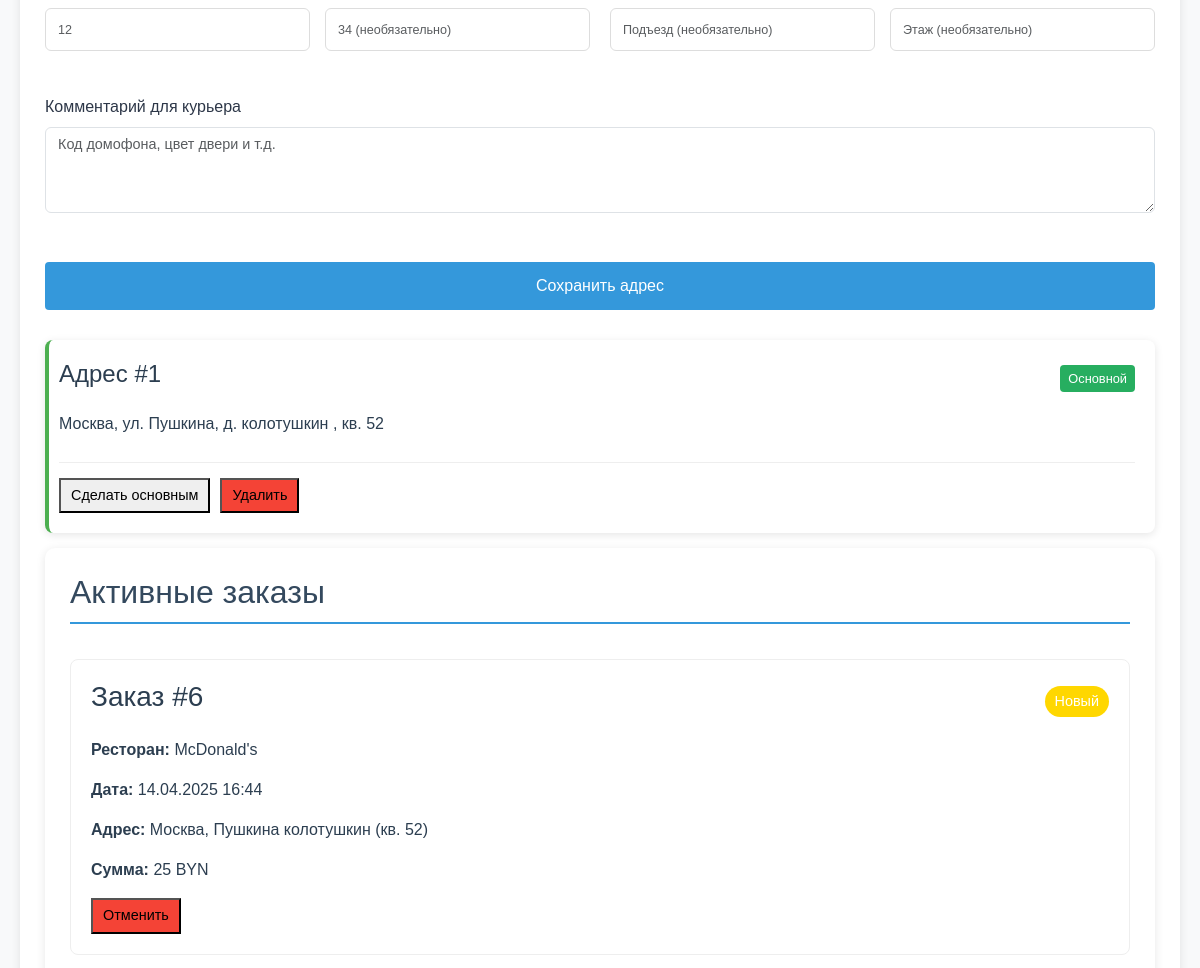
/profile/ (signed in, middle part), run on an earlier commit of the app's database.
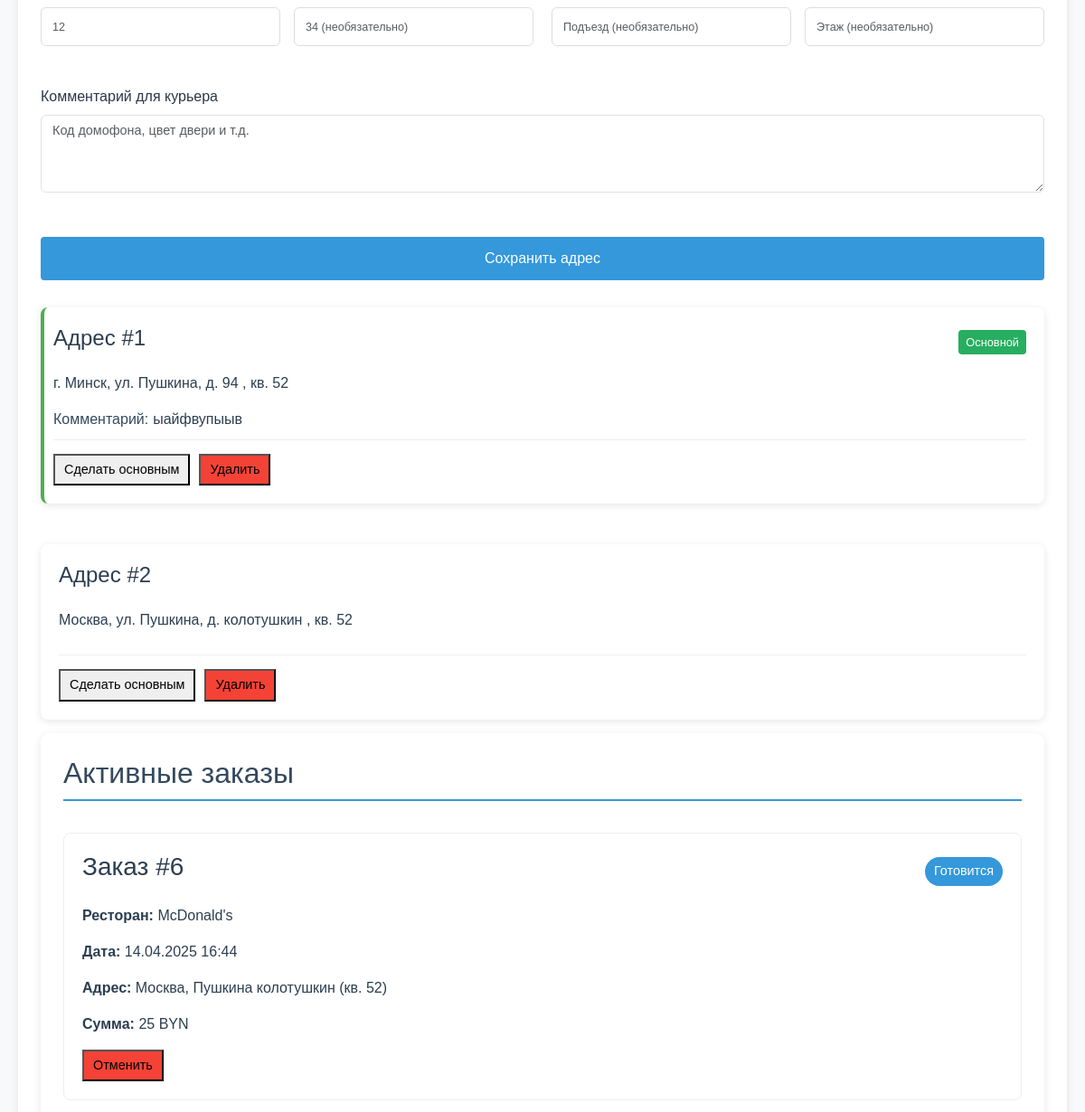
And on a later commit of the database.
### restaurants/models.py (models this page shows, shortened)
class UserAddress(models.Model):
    user = models.ForeignKey(
        CustomUser,
        on_delete=models.CASCADE,
        related_name='addresses',
        verbose_name="Пользователь"
    )
    city = models.CharField(
        max_length=100,
        verbose_name="Город"
    )
    street = models.CharField(
        max_length=100,
        verbose_name="Улица"
    )
    house = models.CharField(
        max_length=10,
        verbose_name="Дом"
    )
    apartment = models.CharField(
        max_length=10,
        blank=True,
        verbose_name="Квартира"
    )
    entrance = models.CharField(
        max_length=5,
        blank=True,
        verbose_name="Подъезд"
    )
    floor = models.CharField(
        max_length=5,
        blank=True,
        verbose_name="Этаж"
    )
    comment = models.TextField(
        blank=True,
        verbose_name="Комментарий"
    )
    is_primary = models.BooleanField(
        default=False,
        verbose_name="Основной адрес"
    )
    created_at = models.DateTimeField(
        auto_now_add=True,
        verbose_name="Дата создания"
    )
    class Meta:
        verbose_name = 'Адрес доставки'
        verbose_name_plural = 'Адреса доставки'
        ordering = ['-is_primary', '-created_at']
    def __str__(self):
        return f"{self.city}, {self.street} {self.house} (кв. {self.apartment})"

class Order(models.Model):
    STATUS_CHOICES = [
        ('new', 'Новый'),
        ('confirmed', 'Подтвержден'),
        ('preparing', 'Готовится'),
        ('ready', 'Готов к выдаче'),
        ('delivering', 'В пути'),
        ('completed', 'Завершен'),
        ('canceled', 'Отменен'),
    ]
    PAYMENT_CHOICES = [
        ('cash', 'Наличные'),
        ('card', 'Карта онлайн'),
        ('terminal', 'Карта курьеру'),
    ]
    user = models.ForeignKey(
        CustomUser,
        on_delete=models.PROTECT,
        related_name='orders',
        verbose_name="Пользователь"
    )
    restaurant = models.ForeignKey(
        Restaurant,
        on_delete=models.PROTECT,
        related_name='orders',
        verbose_name="Ресторан"
    )
    delivery_address = models.ForeignKey(
        UserAddress,
        on_delete=models.PROTECT,
        related_name='orders',
        verbose_name="Адрес доставки"
    )
    created_at = models.DateTimeField(
        auto_now_add=True,
        verbose_name="Дата создания"
    )
    status = models.CharField(
        max_length=20,
        choices=STATUS_CHOICES,
        default='new',
        verbose_name="Статус"
    )
    payment_method = models.CharField(
        max_length=20,
        choices=PAYMENT_CHOICES,
        default='cash',
        verbose_name="Способ оплаты"
    )
    total = models.DecimalField(
        max_digits=10,
        decimal_places=2,
        verbose_name="Итоговая сумма"
    )
    delivery_fee = models.DecimalField(
        max_digits=6,
        decimal_places=2,
        default=0,
        verbose_name="Стоимость доставки"
    )
    comments = models.TextField(
        blank=True,
        verbose_name="Комментарии"
    )
    estimated_delivery = models.DateTimeField(
        null=True,
        blank=True,
        verbose_name="Примерное время доставки"
    )
    actual_delivery = models.DateTimeField(
        null=True,
        blank=True,
        verbose_name="Фактическое время доставки"
    )
    class Meta:
        verbose_name = 'Заказ'
        verbose_name_plural = 'Заказы'
        ordering = ['-created_at']
        indexes = [
            models.Index(fields=['status']),
            models.Index(fields=['created_at']),
        ]
    @property
    def full_address(self):
        return str(self.delivery_address)

class Restaurant(models.Model):
    name = models.CharField(
        max_length=100,
        verbose_name="Название ресторана"
    )
    description = models.TextField(
        verbose_name="Описание ресторана"
    )
    address = models.CharField(
        max_length=200,
        verbose_name="Адрес ресторана"
    )
    phone = models.CharField(
        max_length=20,
        verbose_name="Телефон ресторана"
    )
    delivery_radius = models.PositiveIntegerField(
        default=5,
        verbose_name="Радиус доставки (км)"
    )
    is_active = models.BooleanField(
        default=True,
        verbose_name="Активен"
    )
    cuisine_type = models.CharField(
        max_length=100,
        blank=True,
        verbose_name="Тип кухни"
    )
    rating = models.FloatField(
        null=True,
        blank=True,
        verbose_name="Рейтинг"
    )
    reviews_count = models.PositiveIntegerField(
        default=0,
        verbose_name="Количество отзывов"
    )
    delivery_time = models.PositiveIntegerField(
        null=True,
        blank=True,
        verbose_name="Время доставки (мин)"
        )
    min_order = models.DecimalField(
        max_digits=6,
        decimal_places=2,
        default=15,
        verbose_name="Минимальный заказ"
        )
    logo = models.ImageField(
        upload_to='restaurants/logos/',
        blank=True,
        null=True,
        verbose_name="Логотип"
    )
    delivery_fee = models.DecimalField(
        max_digits=6,
        decimal_places=2,
        default=200,
        verbose_name="Стоимость доставки"
    )
    class Meta:
        verbose_name = "Ресторан"
        verbose_name_plural = "Рестораны"
        ordering = ['name']

### restaurants/views.py (the view, shortened to what this page needs)
# urls.py: path('profile/', profile, name='profile'),
@login_required
def profile(request):
    addresses = request.user.addresses.all().order_by('-is_primary', '-created_at')
    profile_form = ProfileForm(instance=request.user)
    address_form = AddressForm()
    active_statuses = ['new', 'confirmed', 'preparing', 'ready', 'delivering']
    active_orders = request.user.orders.filter(status__in=active_statuses)
    past_orders = request.user.orders.exclude(status__in=active_statuses)
    context = {
        'profile_form': profile_form,
        'address_form': address_form,
        'addresses': addresses,
        'active_orders': active_orders,
        'past_orders': past_orders
    }
    return render(request, 'restaurants/profile.html', context)

### restaurants/forms.py
class ProfileForm(forms.ModelForm):
    class Meta:
        model = CustomUser
        fields = ('first_name', 'last_name', 'email', 'phone', 'avatar')

### restaurants/templates/restaurants/profile.html (shortened to what this page needs)
{% extends 'restaurants/base.html' %}
{% block content %}
{% load static %}
<div class="profile-section">
    <form method="post" class="address-form">
        <div class="form-grid">
            <div class="form-group double-field">
                <div class="form-col">
                    {{ address_form.house }}
                </div>
                <div class="form-col">
                    {{ address_form.apartment }}
                </div>
            </div>
            <div class="form-group double-field">
                <div class="form-col">
                    {{ address_form.entrance }}
                </div>
                <div class="form-col">
                    {{ address_form.floor }}
                </div>
            </div>
            <div class="form-group full-width">
                <label class="form-label">Комментарий для курьера</label>
                {{ address_form.comment }}
            </div>
        </div>
        <button type="submit" name="address_submit" class="btn btn-primary">Сохранить адрес</button>
    </form>
    <div class="address-list">
    {% for address in addresses %}
    <div class="address-card {% if address.is_primary %}primary-address{% endif %}">
        <div class="address-header">
            <h4>Адрес #{{ forloop.counter }}</h4>
            {% if address.is_primary %}
            <span class="primary-badge">Основной</span>
            {% endif %}
        </div>
        <div class="address-content">
            <p class="address-line">
                {{ address.city }}, ул. {{ address.street }}, д. {{ address.house }}
                {% if address.apartment %}, кв. {{ address.apartment }}{% endif %}
            </p>
            <div class="address-details">
                {% if address.comment %}
                <div class="detail-item">
                    <span class="detail-label">Комментарий:</span>
                    {{ address.comment }}
                </div>
                {% endif %}
            </div>
        </div>
        <div class="address-actions">
            <form method="post" action="{% url 'set_primary_address' address.id %}">
        <button type="submit" class="btn-small">Сделать основным</button>
    </form>
    <form method="post" action="{% url 'delete_address' address.id %}">
        <button type="submit" class="btn-small danger">Удалить</button>
    </form>
</div>
    </div>
    {% empty %}
    <div class="empty-state">
        <p>У вас пока нет сохраненных адресов</p>
    </div>
    {% endfor %}
</div>
<div class="profile-section">
    <h2 class="section-title">Активные заказы</h2>
    <div class="order-history">
        {% for order in active_orders %}
        <div class="order-card {% if order.status == 'new' %}highlight{% endif %}">
            <div class="order-header">
                <h3>Заказ #{{ order.id }}</h3>
                <span class="order-status {{ order.status }}">{{ order.get_status_display }}</span>
            </div>
            <div class="order-details">
                <p><strong>Ресторан:</strong> {{ order.restaurant.name }}</p>
                <p><strong>Дата:</strong> {{ order.created_at|date:"d.m.Y H:i" }}</p>
                <p><strong>Адрес:</strong> {{ order.full_address }}</p>
                <p><strong>Сумма:</strong> {{ order.total|add:order.delivery_fee }} BYN</p>
                {% if order.status in 'new,confirmed,preparing' %}
                <form method="post" action="{% url 'cancel_order' order.id %}">
                    <button type="submit" class="btn-small danger">Отменить</button>
                </form>
                {% endif %}
            </div>
        </div>
        {% empty %}
        <p class="empty-message">Нет активных заказов</p>
        {% endfor %}
    </div>
</div>
{% endblock %}

What changed in the data, as far as the page shows it:
added UserAddress: is_primary "Основной", city "г. Минск", street "Пушкина", house "94", apartment "52", comment "ыайфвупыыв"
changed UserAddress "Москва": no longer shows "Основной"
changed Order "McDonald's": status "Новый" → "Готовится"
